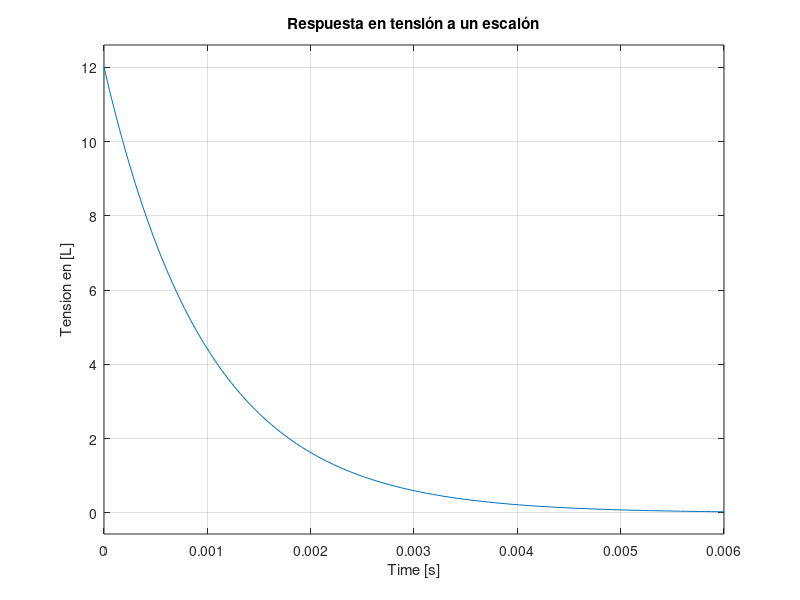

Recreate this plot in MATLAB.
%Respuesta del circuito RC
%--------------------------------------------------------------------------

pkg load control
clear all
close all
hold off
clc

%--------------------------------------------------------------------------

%Definimos las constantes

L = 0.1
R = 100;
V = 12;

%--------------------------------------------------------------------------

%Definimos la planta

Vl = [L 0];  
Il = [1];
Es = [L R];


IL = tf(Il,Es)
VL = tf(Vl,Es)

%Veamos la respuesta al escalon

subplot(2,1,1)
step(IL*V)
grid on
title('Respuesta en corriente a un escalón')
ylabel('Corriente en [L]')

subplot(2,1,2)
step(VL*V)
grid on
title('Respuesta en tensión a un escalón')
ylabel('Tension en [L]')
